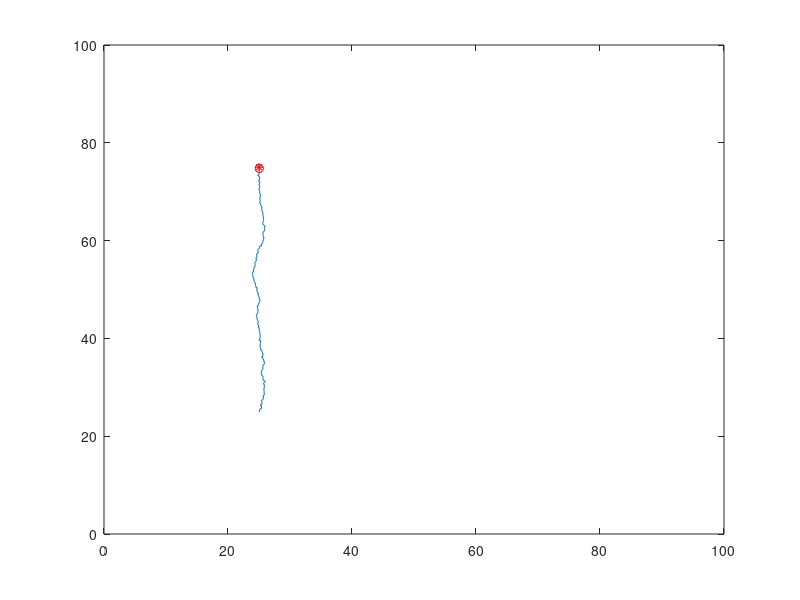
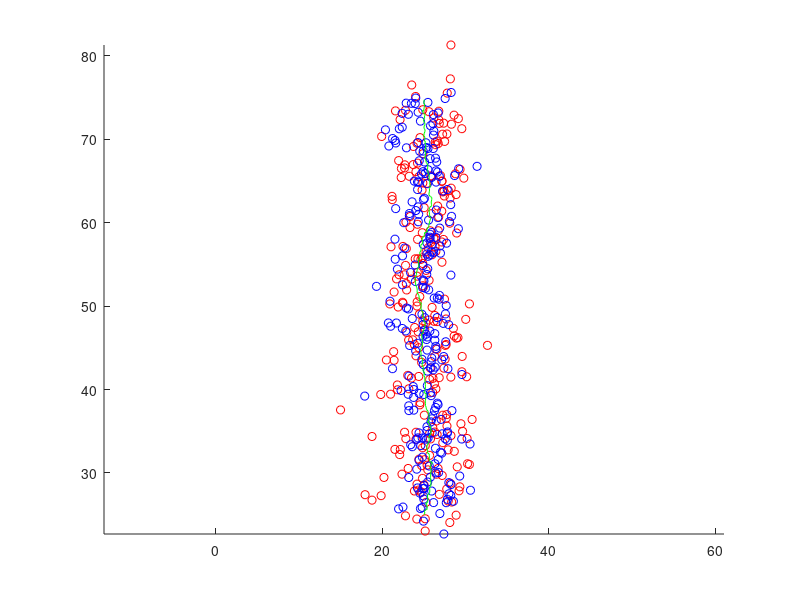

MATLAB code to generate these figures, in order:
%% Homework 3 Question 1 - Kalman Filter
% By: Max Black
% Due: 11/6/2026

clear
close all
clc

% Workspace Size
x_space = 0:1:100;
y_space = 0:1:100;
start = [25 25];
goal = [25 75];

% variables to store and save
i = 1; % first array index
x = [];
x1_sens = [];
x2_sens = [];
y = [];
y1_sens = [];
y2_sens = [];
vx = [];
n_vx = [];
vy = [];
n_vy = [];
dist = [];

% cruise control
speed = 2; % 2 m/s
dt = 0.1;
tol = 0.5;
xg = goal(1);
yg = goal(2);

% kalman filter
A = [1 0 0 0;
    0 1 0 0;
    0 0 0 0;
    0 0 0 0];
B = [dt 0;
    0 dt;
    1 0;
    0 1];

% Initialize the robot state at the specified start position
x(1) = start(1);
y(1) = start(2);
x1_sens(1) = x(1) + sqrt(6)*randn;
y1_sens(1) = y(1) + sqrt(6)*randn;
x2_sens(1) = x(1) + 2*randn;
y2_sens(1) = y(1) + 2*randn;
dist(1) = hypot(xg-x, yg-y); 

while (dist(i) > tol && i < 2000)
    vx(i) = speed*(xg-x(i))/dist(i);
    vy(i) = speed*(yg-y(i))/dist(i);
    nx = randn;
    ny = randn;
    n_vx(i) = vx(i) + nx;
    n_vy(i) = vy(i) + ny;
    s1x = sqrt(6)*randn;
    s1y = sqrt(6)*randn;
    s2x = 2*randn;
    s2y = 2*randn;
    x(i+1) = x(i) + n_vx(i)*dt;
    y(i+1) = y(i) + n_vy(i)*dt;
    x1_sens(i+1) = x(i+1) + s1x;
    y1_sens(i+1) = y(i+1) + s1y;
    x2_sens(i+1) = x(i+1) + s2x;
    y2_sens(i+1) = y(i+1) + s2y;
    i = i+1; 
    dist(i) = hypot(xg-x(i), yg-y(i));

    cla
    plot(x(i), y(i), 'ro');
    hold on
    plot(x,y,'-');
    plot(xg, yg, 'r*');
    xlim([0 100])
    ylim([0 100])
    pause(0.01)
end

length(x1_sens)
length(y1_sens)
length(x)
length(y)

figure;
hold on
scatter(x1_sens, y1_sens, 'r');
scatter(x2_sens, y2_sens, 'b');
plot(x, y, 'Color', 'g');
axis equal
